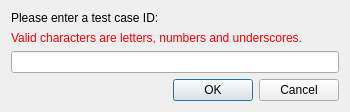
<?xml version="1.0" encoding="UTF-8"?>
<ui version="4.0">
 <class>Dialog</class>
 <widget class="QDialog" name="Dialog">
  <property name="geometry">
   <rect>
    <x>0</x>
    <y>0</y>
    <width>350</width>
    <height>100</height>
   </rect>
  </property>
  <property name="sizePolicy">
   <sizepolicy hsizetype="Maximum" vsizetype="Maximum">
    <horstretch>0</horstretch>
    <verstretch>0</verstretch>
   </sizepolicy>
  </property>
  <property name="windowTitle">
   <string>Start test case</string>
  </property>
  <layout class="QVBoxLayout" name="verticalLayout_3">
   <item>
    <layout class="QVBoxLayout" name="verticalLayout_2">
     <item>
      <layout class="QVBoxLayout" name="verticalLayout">
       <item>
        <widget class="QLabel" name="label">
         <property name="sizePolicy">
          <sizepolicy hsizetype="Fixed" vsizetype="Fixed">
           <horstretch>0</horstretch>
           <verstretch>0</verstretch>
          </sizepolicy>
         </property>
         <property name="text">
          <string>Please enter a test case ID:</string>
         </property>
        </widget>
       </item>
       <item>
        <widget class="QLabel" name="errorLabel">
         <property name="styleSheet">
          <string notr="true">color: red</string>
         </property>
         <property name="text">
          <string>Valid characters are letters, numbers and underscores.</string>
         </property>
        </widget>
       </item>
       <item>
        <widget class="QLineEdit" name="testcaseLineEdit"/>
       </item>
      </layout>
     </item>
     <item>
      <widget class="QDialogButtonBox" name="buttonBox">
       <property name="orientation">
        <enum>Qt::Horizontal</enum>
       </property>
       <property name="standardButtons">
        <set>QDialogButtonBox::Cancel|QDialogButtonBox::Ok</set>
       </property>
      </widget>
     </item>
    </layout>
   </item>
  </layout>
 </widget>
 <resources/>
 <connections>
  <connection>
   <sender>buttonBox</sender>
   <signal>rejected()</signal>
   <receiver>Dialog</receiver>
   <slot>reject()</slot>
   <hints>
    <hint type="sourcelabel">
     <x>316</x>
     <y>260</y>
    </hint>
    <hint type="destinationlabel">
     <x>286</x>
     <y>274</y>
    </hint>
   </hints>
  </connection>
 </connections>
</ui>
